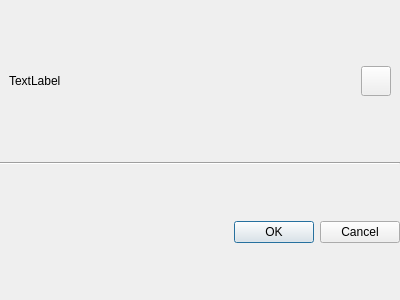
<?xml version="1.0" encoding="UTF-8"?>
<ui version="4.0">
 <class>FormDialog</class>
 <widget class="QDialog" name="FormDialog">
  <property name="geometry">
   <rect>
    <x>0</x>
    <y>0</y>
    <width>400</width>
    <height>300</height>
   </rect>
  </property>
  <property name="windowTitle">
   <string>Dialog</string>
  </property>
  <layout class="QGridLayout" name="gridLayout_2">
   <property name="leftMargin">
    <number>0</number>
   </property>
   <property name="topMargin">
    <number>0</number>
   </property>
   <property name="rightMargin">
    <number>0</number>
   </property>
   <property name="bottomMargin">
    <number>0</number>
   </property>
   <property name="spacing">
    <number>0</number>
   </property>
   <item row="3" column="0">
    <widget class="QDialogButtonBox" name="buttonBox">
     <property name="orientation">
      <enum>Qt::Horizontal</enum>
     </property>
     <property name="standardButtons">
      <set>QDialogButtonBox::Cancel|QDialogButtonBox::Ok</set>
     </property>
    </widget>
   </item>
   <item row="1" column="0">
    <layout class="QGridLayout" name="centralLayout"/>
   </item>
   <item row="0" column="0">
    <widget class="QWidget" name="widget_header" native="true">
     <property name="minimumSize">
      <size>
       <width>0</width>
       <height>50</height>
      </size>
     </property>
     <property name="maximumSize">
      <size>
       <width>16777215</width>
       <height>50</height>
      </size>
     </property>
     <layout class="QGridLayout" name="gridLayout">
      <property name="leftMargin">
       <number>9</number>
      </property>
      <property name="topMargin">
       <number>9</number>
      </property>
      <property name="rightMargin">
       <number>9</number>
      </property>
      <property name="bottomMargin">
       <number>9</number>
      </property>
      <property name="spacing">
       <number>6</number>
      </property>
      <item row="0" column="0">
       <widget class="QLabel" name="label_title">
        <property name="text">
         <string>TextLabel</string>
        </property>
       </widget>
      </item>
      <item row="0" column="1">
       <spacer name="horizontalSpacer">
        <property name="orientation">
         <enum>Qt::Horizontal</enum>
        </property>
        <property name="sizeHint" stdset="0">
         <size>
          <width>347</width>
          <height>12</height>
         </size>
        </property>
       </spacer>
      </item>
      <item row="0" column="2">
       <widget class="QPushButton" name="pushButton_close">
        <property name="sizePolicy">
         <sizepolicy hsizetype="Fixed" vsizetype="Fixed">
          <horstretch>0</horstretch>
          <verstretch>0</verstretch>
         </sizepolicy>
        </property>
        <property name="minimumSize">
         <size>
          <width>30</width>
          <height>30</height>
         </size>
        </property>
        <property name="maximumSize">
         <size>
          <width>30</width>
          <height>30</height>
         </size>
        </property>
        <property name="text">
         <string/>
        </property>
       </widget>
      </item>
     </layout>
    </widget>
   </item>
   <item row="2" column="0">
    <widget class="Line" name="line">
     <property name="orientation">
      <enum>Qt::Horizontal</enum>
     </property>
    </widget>
   </item>
  </layout>
 </widget>
 <resources/>
 <connections>
  <connection>
   <sender>buttonBox</sender>
   <signal>accepted()</signal>
   <receiver>FormDialog</receiver>
   <slot>accept()</slot>
   <hints>
    <hint type="sourcelabel">
     <x>248</x>
     <y>254</y>
    </hint>
    <hint type="destinationlabel">
     <x>157</x>
     <y>274</y>
    </hint>
   </hints>
  </connection>
  <connection>
   <sender>buttonBox</sender>
   <signal>rejected()</signal>
   <receiver>FormDialog</receiver>
   <slot>reject()</slot>
   <hints>
    <hint type="sourcelabel">
     <x>316</x>
     <y>260</y>
    </hint>
    <hint type="destinationlabel">
     <x>286</x>
     <y>274</y>
    </hint>
   </hints>
  </connection>
 </connections>
</ui>
